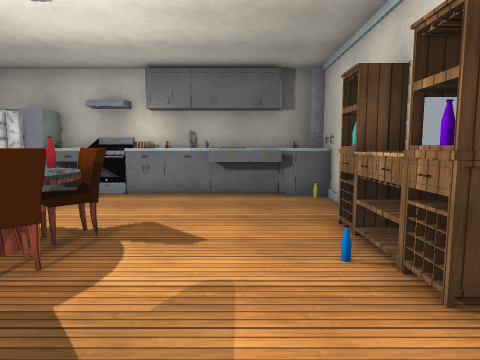
view 1 (above)

21 first-person views from a walk through a 3-D level made in the Unity game engine. The camera is 1.4 m above the floor, tilts 6° down and sees 75° across. Doors are open. The floor is counted in squares, 1 m on a side. Each view is taken from the middle of a square. On the plan, view 1 faces up. The plan holds only what a view shows up to about 14 squares ahead; the rest is blank. The place goes on beyond the plan. The player character is not drawn. Some surface patterns are stand-ins.

view 2
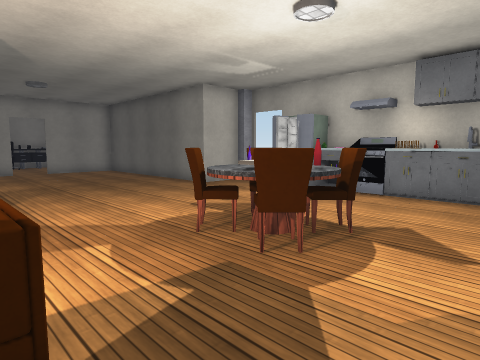

view 3
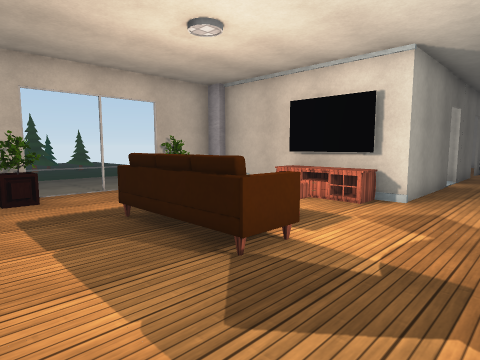

view 4
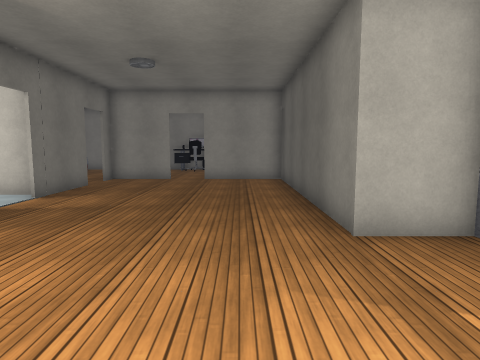

view 5
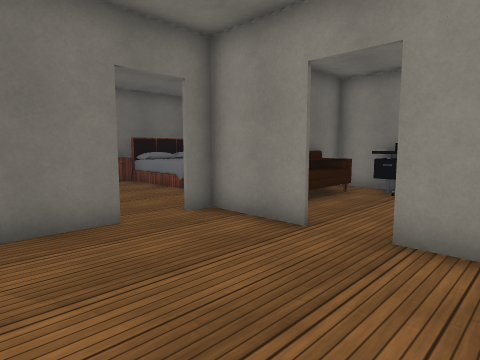

view 6
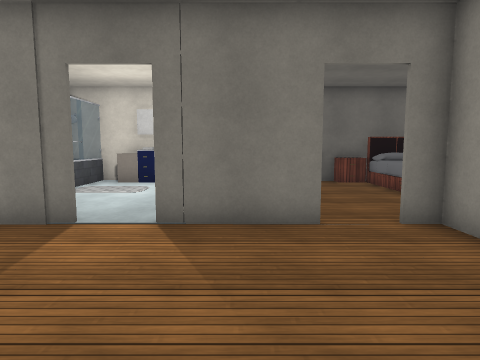

view 7
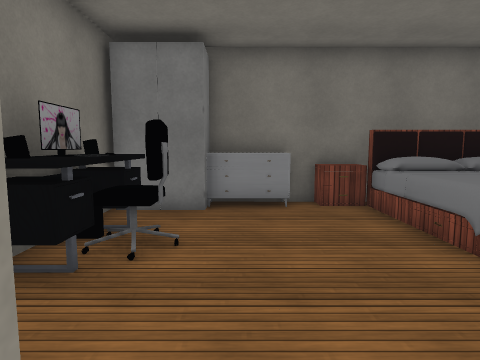

view 8
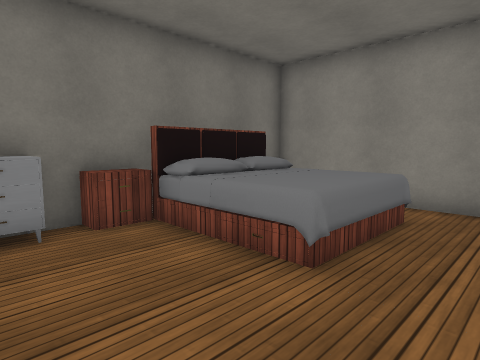

view 9
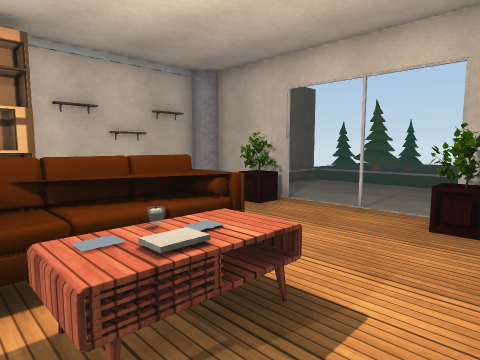

view 10
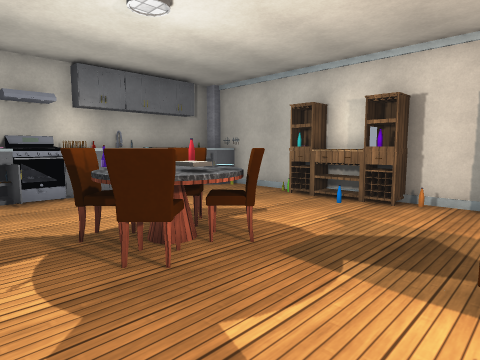

view 11
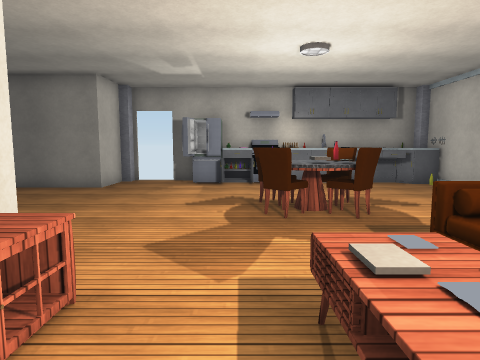

view 12
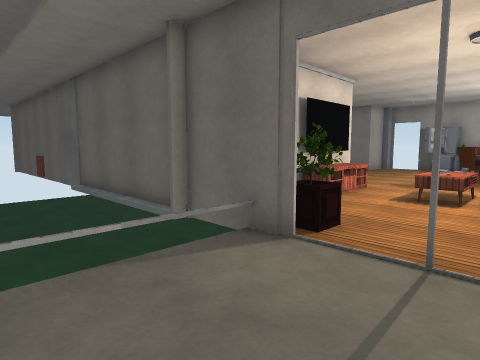

view 13
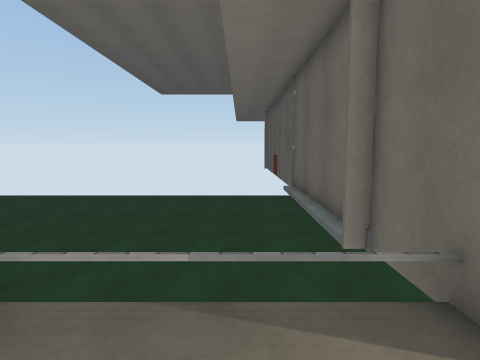

view 14
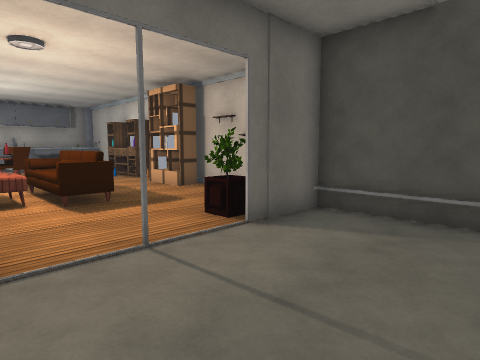

view 15
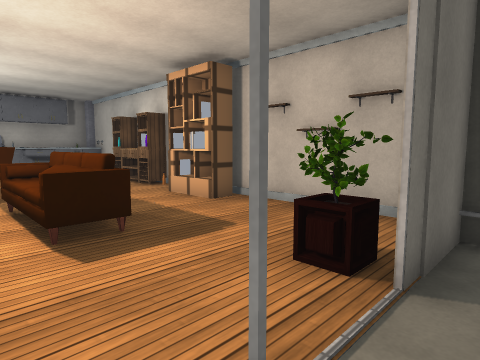

view 16
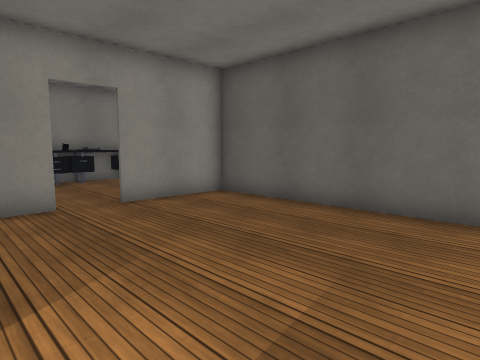

view 17
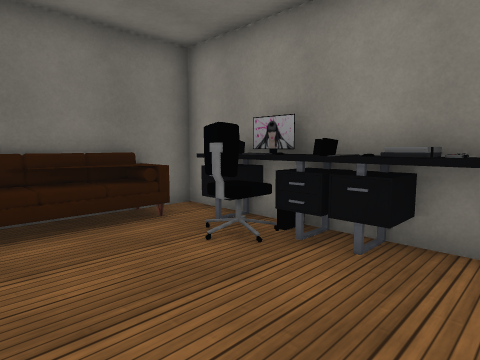

view 18
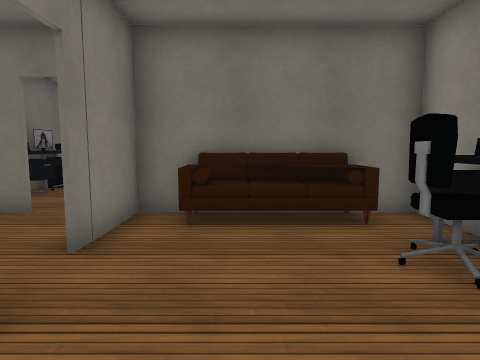

view 19
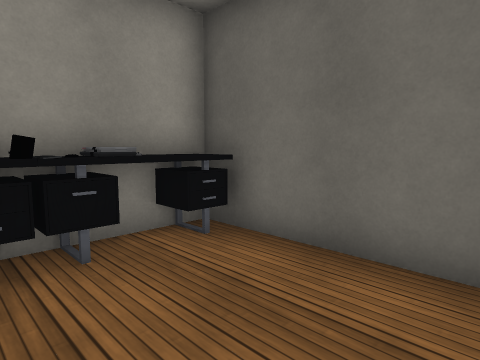

view 20
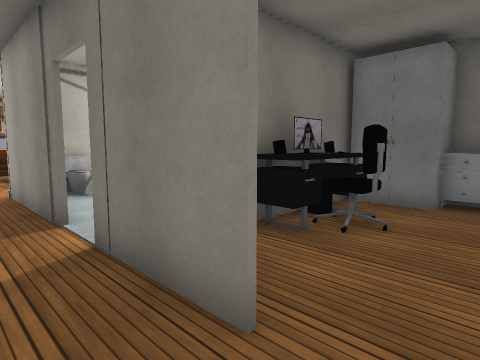

view 21
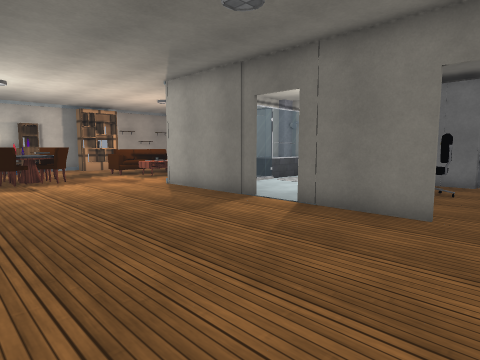

### Floor plan
Key: @ floor where view 1 was taken; # wall or solid block; . floor; D open door; = window, fence, low wall or low ledge; ^ raised ledge; v drop or lower ground; O other object.
Columns run from 25 left of view 1 to 3 right of it. Each row starts with its distance up from view 1.
 10                ODD#O^OOO O  O
  9                #..O  O^^#OO^#
  8 ################............#
  7 #O....#.....................#
  6 #O....#....................O#
  5 #O....#.............OOOO...O#
  4 #OO...D.............#OO^... #
  3 #OO...D..............O^O...O#
  2 #O....#.....................#
  1 #.OOOO#.....................#
  0 ##OOO##DD###DD### O...OO.@OO
 -1 #   .......#....OOO..OOO..OOv
 -2 #.........O#.... #O..OOO....#
 -3 #.OOOO...OO#.... #O...OO....#
 -4 # OOOO...OO# ...#  .........#
 -5 # OOOO....O# ...=   ........#
 -6 # OOOOOOOOO#  OO#   O...OO.Ov
 -7 #    #O#O#O#  O###O##.#.###O
 -8        vvvvvvvvvvv v.......#
 -9       vvvvvvvvvvvv v.......#
-10         vvvvvvvvvv v.......#
-11         vvvvvvvvvv v.......#
-12         vvvvvvvvvv   vvvvvv

Where each view was taken, in squares from view 1:
view 1: 0 up, 0 right, facing up
view 2: 0 up, 0 right, facing up-left
view 3: 3 up, 1 right, facing down-left
view 4: 6 up, 5 left, facing left
view 5: 6 up, 14 left, facing down-left
view 6: 6 up, 15 left, facing down
view 7: 1 up, 17 left, facing down
view 8: 1 down, 17 left, facing down-left
view 9: 0 up, 6 left, facing down-right
view 10: 0 up, 6 left, facing up-right
view 11: 3 down, 5 left, facing up
view 12: 11 down, 2 left, facing up-left
view 13: 9 down, 3 left, facing left
view 14: 11 down, 5 left, facing up-right
view 15: 8 down, 4 left, facing up-right
view 16: 1 up, 11 left, facing up-left
view 17: 7 up, 20 left, facing down-left
view 18: 7 up, 21 left, facing down
view 19: 4 up, 20 left, facing up-left
view 20: 2 up, 18 left, facing down-right
view 21: 7 up, 18 left, facing down-right
